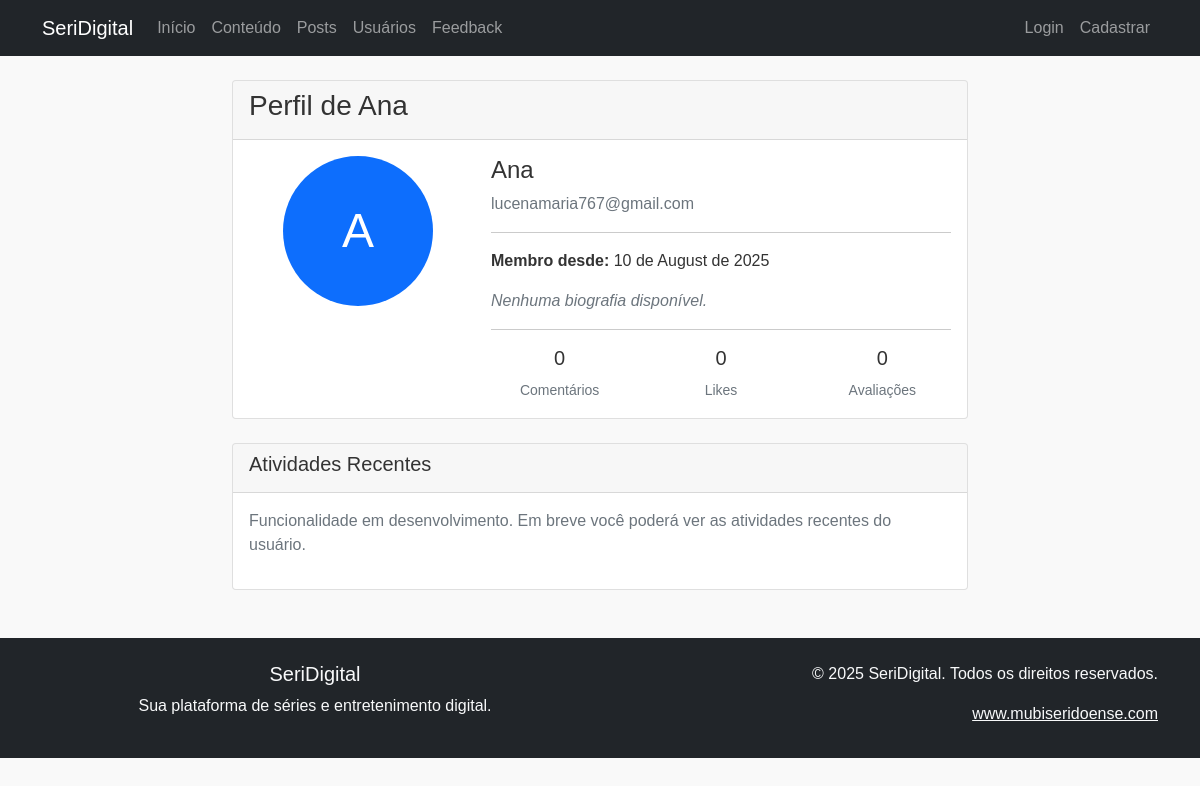
The app's page /users/profile/2 with its own data.
### app/models.py (models this page shows, shortened)
class Usuario(UserMixin, db.Model):
    __tablename__ = 'tb_users'
    __table_args__ = (
        db.UniqueConstraint('usr_email', name='uq_usuario_email'),
        {'sqlite_autoincrement': True}
    )
    id = db.Column('usr_id', db.Integer, primary_key=True)
    nome = db.Column('usr_name', db.String(255), nullable=False)
    email = db.Column('usr_email', db.String(255), nullable=False, unique=True, index=True)
    _senha_hash = db.Column('usr_password', db.String(255), nullable=False)
    profile_picture = db.Column('usr_profile_picture', db.String(255))
    biografia = db.Column('usr_bio', db.Text)
    is_admin = db.Column(db.Boolean, default=False, nullable=False)
    criado_em = db.Column('usr_created_at', db.DateTime, default=datetime.utcnow, nullable=False)
    seguidores = db.relationship('Follower', foreign_keys='Follower.follower_id', backref='seguidor', lazy='dynamic')
    seguidos = db.relationship('Follower', foreign_keys='Follower.followed_id', backref='seguido', lazy='dynamic')
    mensagens_enviadas = db.relationship('PrivateMessage', foreign_keys='PrivateMessage.sender_id', backref='sender', lazy='dynamic')
    mensagens_recebidas = db.relationship('PrivateMessage', foreign_keys='PrivateMessage.receiver_id', backref='receiver', lazy='dynamic')
    comentarios = db.relationship('Comment', backref='user', lazy='dynamic')
    likes = db.relationship('Like', backref='user', lazy='dynamic')
    historico_assistido = db.relationship('WatchHistory', backref='user', lazy='dynamic')
    avaliacoes = db.relationship('Rating', backref='user', lazy='dynamic')
    @property
    def senha(self):
        raise AttributeError("Senha não pode ser lida diretamente.")

### app/blueprints/users.py (the view)
@users_bp.route('/profile/<int:user_id>')
def profile(user_id):
    usuario = Usuario.query.get_or_404(user_id)
    return render_template('users/profile.html', usuario=usuario)

### app/templates/users/profile.html (shortened to what this page needs)
{% extends "base.html" %}
{% block content %}
<div class="container mt-4">
    <div class="row">
        <div class="col-md-8 mx-auto">
            <div class="card">
                <div class="card-header">
                    <h3>Perfil de {{ usuario.nome }}</h3>
                </div>
                <div class="card-body">
                    <div class="row">
                        <div class="col-md-4 text-center">
                            {% if usuario.profile_picture %}
                                <img src="{{ usuario.profile_picture }}" alt="Foto de {{ usuario.nome }}" class="rounded-circle mb-3" width="150" height="150">
                            {% else %}
                                <div class="bg-primary text-white rounded-circle d-flex align-items-center justify-content-center mx-auto mb-3" style="width: 150px; height: 150px; font-size: 3rem;">
                                    {{ usuario.nome[0].upper() }}
                                </div>
                            {% endif %}
                        </div>
                        <div class="col-md-8">
                            <h4>{{ usuario.nome }}</h4>
                            <p class="text-muted">{{ usuario.email }}</p>
                            <hr>
                            <div class="mb-3">
                                <strong>Membro desde:</strong> {{ usuario.criado_em.strftime('%d de %B de %Y') }}
                            </div>
                            {% if usuario.biografia %}
                                <div class="mb-3">
                                    <strong>Biografia:</strong>
                                    <p class="mt-2">{{ usuario.biografia }}</p>
                                </div>
                            {% else %}
                                <div class="mb-3">
                                    <em class="text-muted">Nenhuma biografia disponível.</em>
                                </div>
                            {% endif %}
                            <hr>
                            <div class="row text-center">
                                <div class="col-4">
                                    <h5>{{ usuario.comentarios.count() }}</h5>
                                    <small class="text-muted">Comentários</small>
                                </div>
                                <div class="col-4">
                                    <h5>{{ usuario.likes.count() }}</h5>
                                    <small class="text-muted">Likes</small>
                                </div>
                                <div class="col-4">
                                    <h5>{{ usuario.avaliacoes.count() }}</h5>
                                    <small class="text-muted">Avaliações</small>
                                </div>
                            </div>
                        </div>
                    </div>
                </div>
            </div>
            <div class="card mt-4">
                <div class="card-header">
                    <h5>Atividades Recentes</h5>
                </div>
                <div class="card-body">
                    <p class="text-muted">Funcionalidade em desenvolvimento. Em breve você poderá ver as atividades recentes do usuário.</p>
                </div>
            </div>
        </div>
    </div>
</div>
{% endblock %}

### app/static/style.css (style rules this page uses)
body { font-family: Arial, sans-serif; margin: 0; background-color: #f9f9f9; color: #333; }

### records on screen
Usuario: nome "Ana", usr_name "A", email "lucenamaria767@gmail.com", criado_em "10 de August de 2025"

### other values on screen
{{ usuario.comentarios.count() }} "0"
{{ usuario.likes.count() }} "0"
{{ usuario.avaliacoes.count() }} "0"
